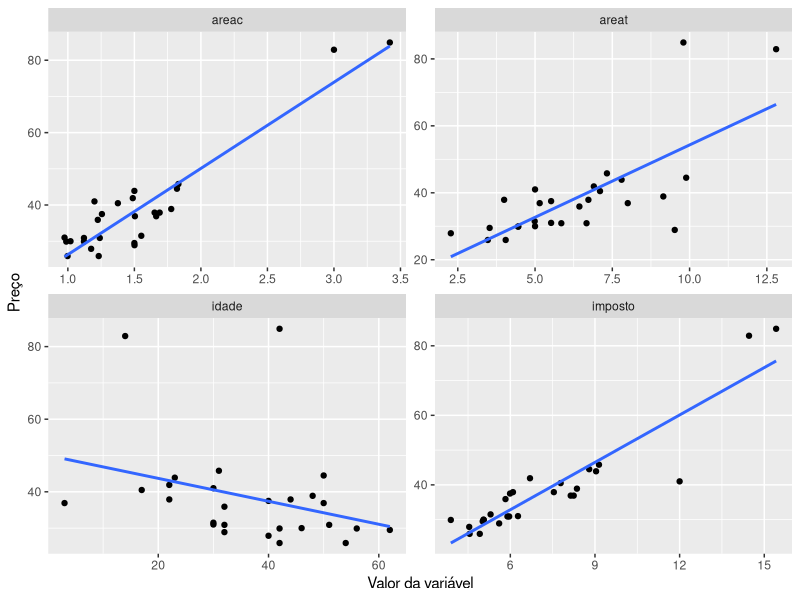

Write the R code that produced this figure.
## ---- chunk 1
library(xtable)
library(knitr)
library(ggplot2)
library(tidyr)
## ---- chunk 2
imoveis <- data.frame(
  scan("dados/imoveis.dat", list(imposto=0, areat=0, areac=0, idade=0, preco=0)))
## ---- chunk 3
kable(head(imoveis))
## ---- chunk 4
df <- gather(imoveis, key = var, value = value, -preco)
ggplot(df, aes(x=value, y=preco)) + geom_point() + stat_smooth(method = "lm", se = F) + 
  facet_wrap(~var, scales = "free") + xlab("Valor da variável") + ylab("Preço")
